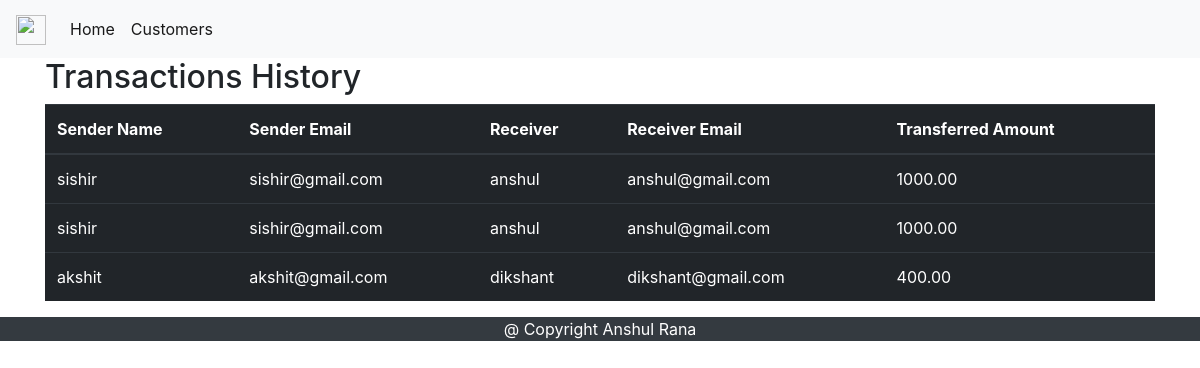
Screenshot of /transactions.php with the database file from the repository.
### tables this page shows
CREATE TABLE `transactions` (
  `Sender` varchar(30) DEFAULT NULL,
  `Sender_email` varchar(50) DEFAULT NULL,
  `Receiver` varchar(30) DEFAULT NULL,
  `Receiver_email` varchar(50) DEFAULT NULL,
  `Transffered_Amount` decimal(10,2) DEFAULT NULL
);

### transactions.php (the view, shortened to what this page needs)
<!DOCTYPE html>
<html>
    <head>
    <link rel="stylesheet" href="https://maxcdn.bootstrapcdn.com/bootstrap/4.0.0/css/bootstrap.min.css"
>
    </head>
    <body>
    <nav class="navbar navbar-expand-lg navbar-light bg-light">
    <a class="navbar-brand" href="#">
    <img src="https://www.logodesign.net/logo/piggy-bank-merged-with-a-bank-building-4574ld.png?size=2&industry=bank&bg=0" width="30" height="30" alt="">
    </a>
    <div class="collapse navbar-collapse" id="navbarSupportedContent">
    <ul class="navbar-nav mr-auto">
      <li class="nav-item active">
        <a class="nav-link" href="index.php">Home<span class="sr-only">(current)</span></a>
      </li>
      <li class="nav-item active">
        <a class="nav-link" href="customers.php">Customers</a>
      </li>
    </ul>
    </div>
    </nav>
  <div class="container">
  <h2>Transactions History</h2>
  <table class="table table-dark table-hover">
    <thead>
      <tr>
        <th>Sender Name</th>
        <th>Sender Email</th>
        <th>Receiver</th>
        <th>Receiver Email</th>
        <th>Transferred Amount</th>
      </tr>
    </thead>
    <tbody>
    <?php
      include 'connection.php';
      $selectquery = "select * from transactions";
      $query = mysqli_query($con, $selectquery);
      while($res = mysqli_fetch_array($query))
      {
        ?>
        <tr>
        <td> <?php echo $res['Sender'];?> </td>
        <td> <?php echo $res['Sender_email'];?> </td>
        <td> <?php echo $res['Receiver'];?> </td>
        <td> <?php echo $res['Receiver_email'];?> </td>
        <td> <?php echo $res['Transffered_Amount'];?> </td>
        </tr>
      <?php
      }
      ?>
    </tbody>
  </table>
</div>
     <footer>
    <p class="text-center bg-dark text-white"> @ Copyright Anshul Rana</p>
    </footer>
    </body>
</html>

### rows the page displays
transactions: Sender "sishir", Sender_email "sishir@gmail.com", Receiver "anshul", Receiver_email "anshul@gmail.com", Transffered_Amount "1000.00"
transactions: Sender "sishir", Sender_email "sishir@gmail.com", Receiver "anshul", Receiver_email "anshul@gmail.com", Transffered_Amount "1000.00"
transactions: Sender "akshit", Sender_email "akshit@gmail.com", Receiver "dikshant", Receiver_email "dikshant@gmail.com", Transffered_Amount "400.00"
